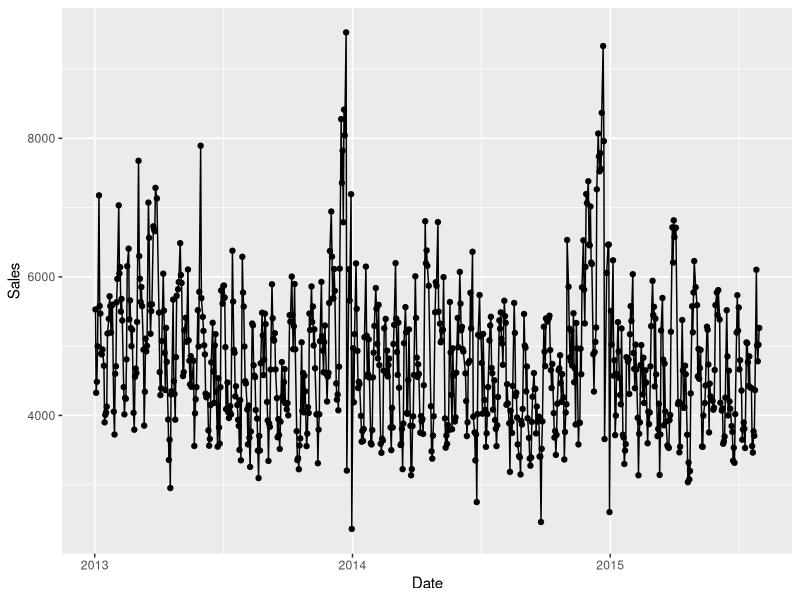
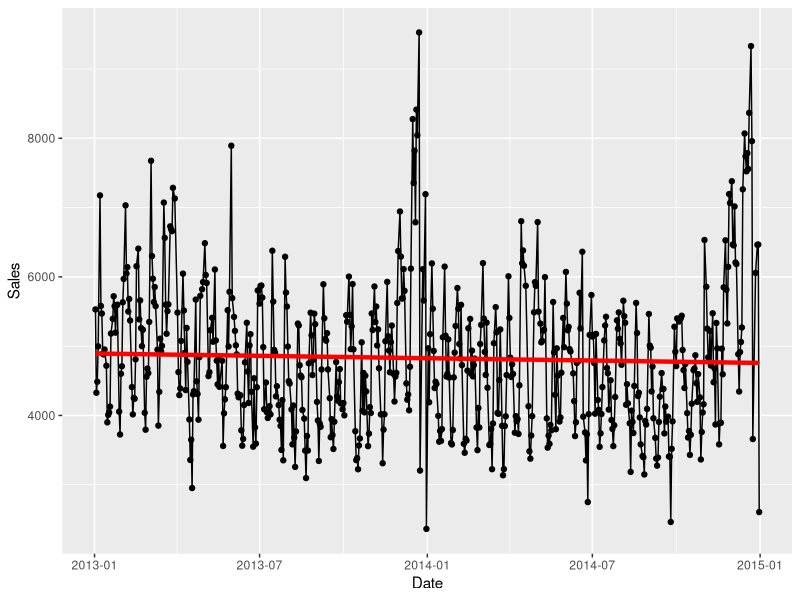
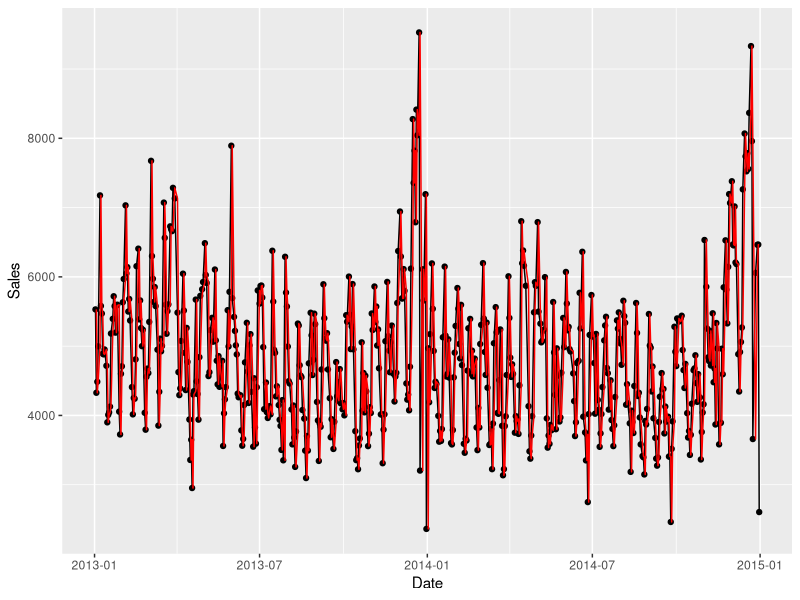
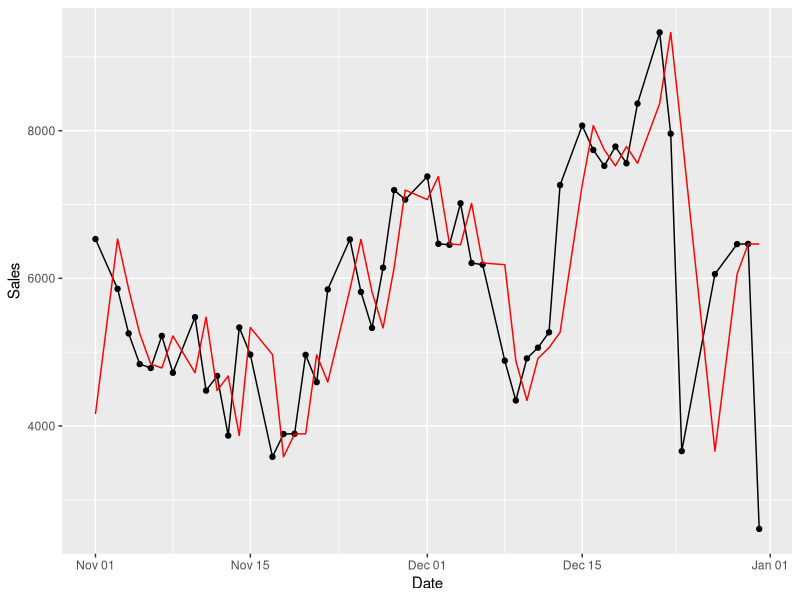
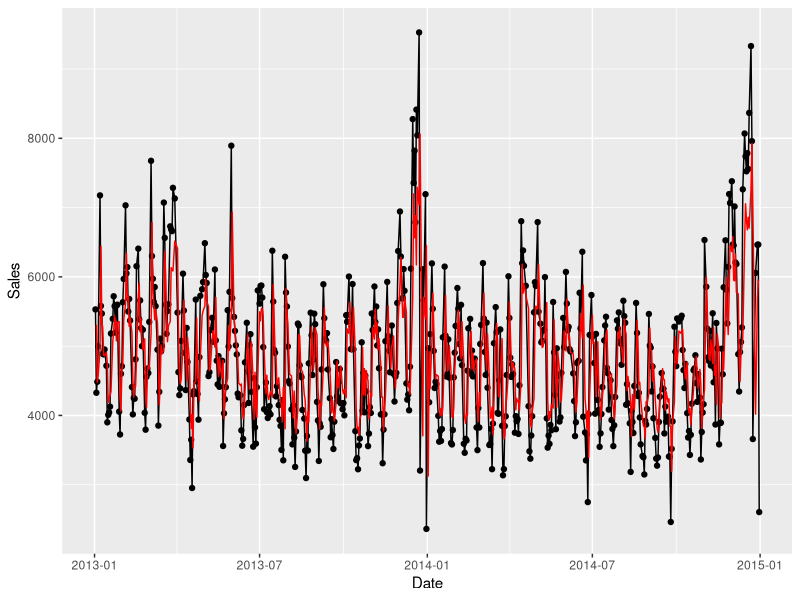
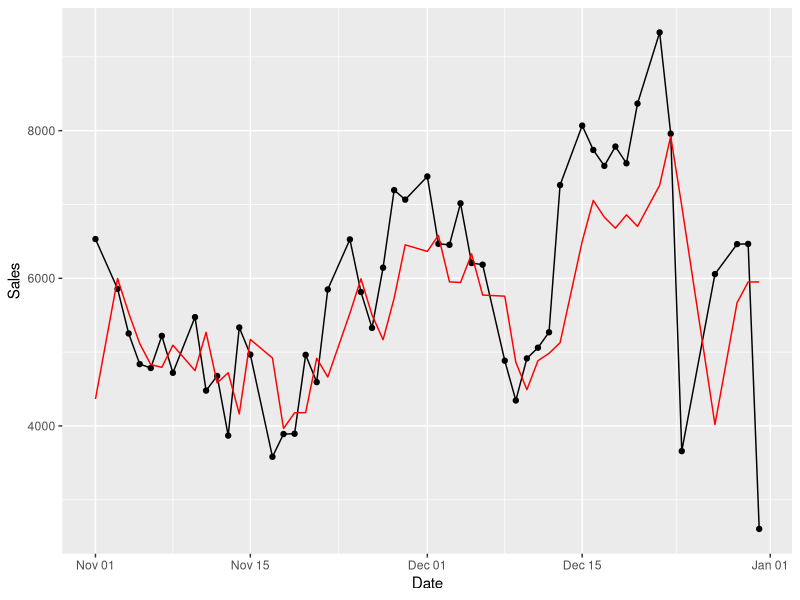
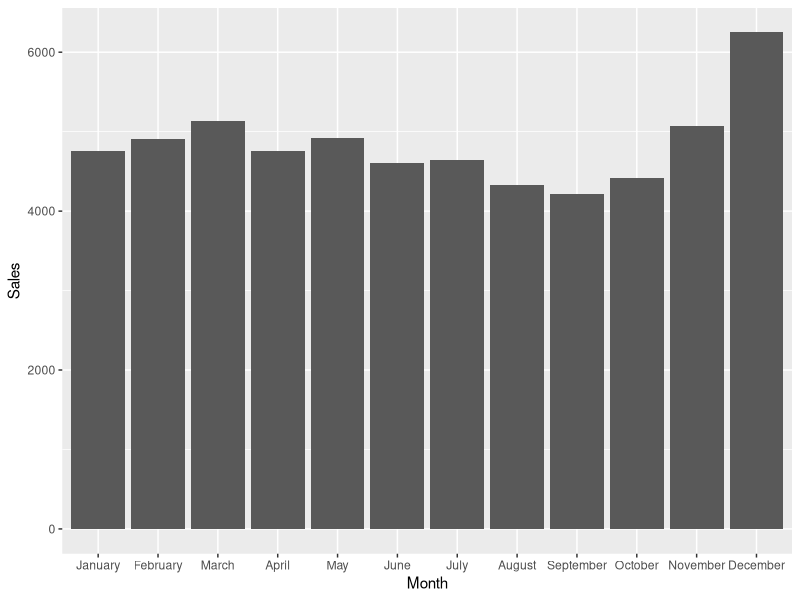
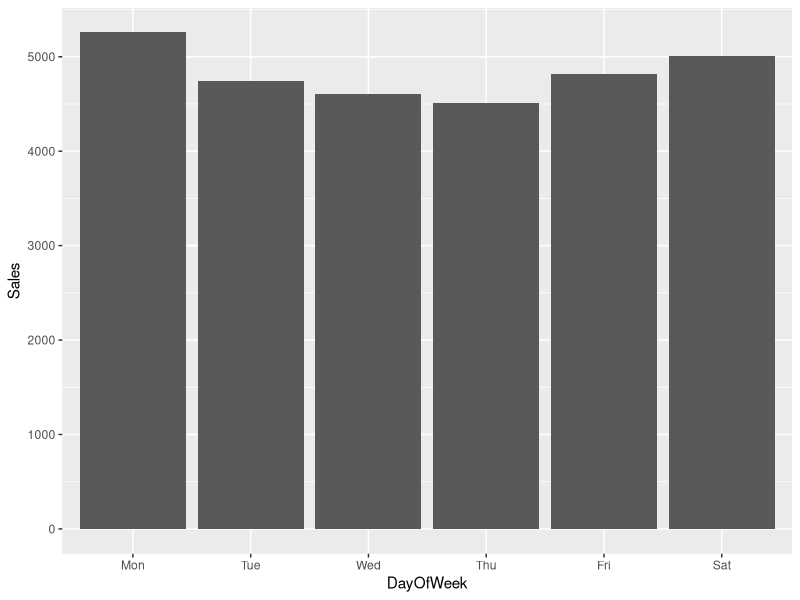

Write the R code that produced these figures, in order.
library(dplyr)
library(ggplot2)
library(lubridate)

# Out of sample R^2
OSR2 <- function(predictions, train, test) {
  SSE <- sum((test - predictions)^2)
  SST <- sum((test - mean(train))^2)
  r2 <- 1 - SSE/SST
  return(r2)
}

# R^2 with a particular baseline
BaselineR2 <- function(predictions, truth, baseline) {
  SSE <- sum((truth - predictions)^2)
  SST <- sum((truth - baseline)^2)
  r2 <- 1 - SSE/SST
  return(r2)
}

# Load data and check it out
sales <- read.csv("sales.csv")
str(sales)

# Convert date to a better format using lubridate package This allows us to
# conveniently extract info from each date For more info, read R4DS (R for Data
# Science) book 
# ymd() tells R that the date is currently in "year-month-day" format
# and we add a new variable to the data frame
sales <- sales %>% mutate(Date = ymd(Date))
str(sales)

# for example now we can just call year() function to get the year associated
# with each date
table(year(sales$Date))

# Use 2015 as testing data
salesTrain <- sales %>% filter(year(Date) < 2015)
salesTest <- sales %>% filter(year(Date) == 2015)

# Plot initial data -- ggplot knows how to plot dates!
ggplot(sales, aes(x=Date, y=Sales)) +
  geom_line() +
  geom_point()

# Linear trend model training data -- Make a new column for the time period
# number (1, 2, ...). The dplyr syntax is a little tricky here -- n() is the
# number of rows in salesTrain, and seq_len(n()) returns the vector 1, 2, ...,
# n(). The end result is that we added a new variable called TimePeriod that
# takes values 1, 2, ..., n().
salesTrainLM <- salesTrain %>% mutate(TimePeriod = seq_len(n()))
# sales$Date - sales$Date[1]
# difftime(sales$Date, sales$Date[1],units="days") 
head(salesTrainLM)

# Build and plot linear trend model
modLM <- lm(Sales~TimePeriod, data=salesTrainLM)
summary(modLM)
# In the second geom_line statement, we are passing a new y variable containing the
# predictions. This results in an additional line with the original x (Date)
# being plotted against the new y (predictions).
ggplot(salesTrainLM, aes(x=Date, y=Sales)) +
  geom_line() +
  geom_point() +
  geom_line(aes(y=predict(modLM)), col="red", lwd=1.5)



###### Random Walk model training data -- create a variable SalesYesterday
# that contains the sales yesterday. This new variable will start with
# NA (a missing value), because we don't have the data for the day before
# the first observation. After that we include all the Sales data except
# for the very last observation, which we can obtain with head(Sales, -1) --
# here "-1" means "all but the last 1 observation".
salesTrainRW <- salesTrain %>% mutate(SalesYesterday = c(NA, head(Sales, -1)))
head(salesTrainRW)

# Plot with an additional red line for our predictions as before
ggplot(salesTrainRW, aes(x=Date, y=Sales)) +
  geom_line() +
  geom_point() +
  geom_line(aes(y=SalesYesterday), col="red")
# What's the warning message about? 

# Zoom in to the last 50 observations by using tail
ggplot(tail(salesTrainRW, 50), aes(x=Date, y=Sales)) +
  geom_line() +
  geom_point() +
  geom_line(aes(y=SalesYesterday), col="red")

# Proportion of points for which difference is more than 1000 sales units.
table(abs(salesTrainRW$Sales-salesTrainRW$SalesYesterday) >= 1000)

# Compute training set R^2
# Note that we need to remove the first observation since there is no
# prediction. This is achieved using tail(.., -1) which says to take all but
# the first observation.
# Why do we need BaselineR2 this function here? the baseline model is? our prediction model is?
BaselineR2(tail(salesTrainRW$SalesYesterday, -1), 
           tail(salesTrainRW$Sales, -1),
           mean(salesTrainRW$Sales))


###### AR model

# We need to add sales yesterday and sales two days ago for the two term AR model
# head(.., -2) says take all but the last two 
salesTrainAR <- salesTrain %>%
  mutate(SalesYesterday=c(NA, head(Sales, -1))) %>%
  mutate(SalesTwoDaysAgo = c(NA, NA, head(Sales, -2)))
head(salesTrainAR)

# Do the regression with one lag term, and compute the number of days
# in the training set where our error is 1000 or greater.
mod2a <- lm(Sales~SalesYesterday, data=salesTrainAR)
summary(mod2a)
# Note the message "(1 observation deleted due to missingness)" in the
# regression output. This is because one of our observations in the training
# set (the first one) is missing the SalesYesterday value. Linear regression
# throws away observations that are missing any of the independent
# variables, while CART and Random Forest handle missing data much more
# gracefully.
table(abs(salesTrainAR$Sales-predict(mod2a, newdata=salesTrainAR)) >= 1000)

# Make the plot
ggplot(salesTrainAR, aes(x=Date, y=Sales)) +
  geom_line() +
  geom_point() +
  geom_line(aes(y=predict(mod2a, newdata=salesTrainAR)), col="red")

# Zoom in
ggplot(tail(salesTrainAR, 50), aes(x=Date, y=Sales)) +
  geom_line() +
  geom_point() +
  geom_line(aes(y=tail(predict(mod2a, newdata=salesTrainAR), 50)), col="red")

# 2-term autoregressive model -- all we do differently is add the
# SalesTwoDaysAgo variable to our linear regression model.
mod2b <- lm(Sales~SalesYesterday+SalesTwoDaysAgo, data=salesTrainAR)
summary(mod2b)
# No significant improvement -- better to keep the simpler AR1 model

### Seasonality -- need to add variables for Month and DayOfWeek. This can easily
# be done with lubridate.
salesTrainLast <- salesTrainAR %>% 
  mutate(Month = factor(month(Date, label = TRUE, abbr = FALSE), ordered = FALSE)) %>%
  mutate(DayOfWeek = factor(wday(Date, label = TRUE), ordered = FALSE))
head(salesTrainLast)
str(salesTrainLast)

# Look at mean sales by month with a barplot, which we can get with
# geom_bar(stat="identity")
salesTrainLast %>%
  group_by(Month) %>%
  summarize(Sales=mean(Sales)) %>%
  ggplot(aes(x=Month, y=Sales)) + geom_bar(stat="identity")

# Look at mean sales by day of the week with a barplot.
salesTrainLast %>%
  group_by(DayOfWeek) %>%
  summarize(Sales=mean(Sales)) %>%
  ggplot(aes(x=DayOfWeek, y=Sales)) + geom_bar(stat="identity")

# Add DayOfWeek and Month to the auto-regressive model trained using
# the SalesYesterday variable.
mod2a.season1 <- lm(Sales~SalesYesterday+DayOfWeek+Month, data=salesTrainLast)
summary(mod2a.season1)

# Create separate variable for December, since this is the only month
# that seems significantly different from January.
salesTrainLast <- salesTrainLast %>%
  mutate(MonthDecember = ifelse(Month == "December", 1, 0))
mod2a.season <- lm(Sales~SalesYesterday+DayOfWeek+MonthDecember, data=salesTrainLast)
summary(mod2a.season)

# Add Promo and SchoolHoliday as well.
mod2a.fulla <- lm(Sales~SalesYesterday+DayOfWeek+MonthDecember+Promo+SchoolHoliday, data=salesTrainLast)
summary(mod2a.fulla)

# Remove SchoolHoliday.
mod2a.full <- lm(Sales~SalesYesterday+DayOfWeek+MonthDecember+Promo, data=salesTrainLast)
summary(mod2a.full)

# Final Model Fit:
ggplot(salesTrainLast, aes(x=Date, y=Sales)) +
  geom_line() +
  geom_point() +
  geom_line(aes(y=predict(mod2a.full, newdata=salesTrainLast)), col="red")

# Zoom in
ggplot(tail(salesTrainLast, 50), aes(x=Date, y=Sales)) +
  geom_line() +
  geom_point() +
  geom_line(aes(y=tail(predict(mod2a.full, newdata=salesTrainLast), 50)), col="red")


### Let's try basic Random Forests (no CV)
library(randomForest)
set.seed(349)

# Plug in all of the variables that we've created
mod.rf <- randomForest(Sales ~ SalesYesterday + SalesTwoDaysAgo + Month + DayOfWeek + Promo + SchoolHoliday, data = tail(salesTrainLast, -2))

ggplot(salesTrainLast, aes(x=Date, y=Sales)) +
  geom_line() +
  geom_point() +
  geom_line(aes(y=predict(mod.rf, newdata=salesTrainLast)), col="green")

# Zoom in
ggplot(tail(salesTrainLast, 50), aes(x=Date, y=Sales)) +
  geom_line() +
  geom_point() +
  geom_line(aes(y=tail(predict(mod.rf, newdata=salesTrainLast), 50)), col="green")


# Both on the same plot:
ggplot(salesTrainLast, aes(x=Date, y=Sales)) +
  geom_line() +
  geom_point() +
  geom_line(aes(y=predict(mod2a.full, newdata=salesTrainLast)), col="red") +
  geom_line(aes(y=predict(mod.rf, newdata=salesTrainLast)), col="green")

# Zoom in
ggplot(tail(salesTrainLast, 50), aes(x=Date, y=Sales)) +
  geom_line() +
  geom_point() +
  geom_line(aes(y=tail(predict(mod2a.full, newdata=salesTrainLast), 50)), col="red") +
  geom_line(aes(y=tail(predict(mod.rf, newdata=salesTrainLast), 50)), col="green")


# Create the test set with the extra columns. Note that we could have
# avoided the duplication of effort in building salesTrainLast and
# salesFinalTest by first adding all our variables to "sales" (our original
# data frame) and then splitting it.
salesFinalTest <- sales %>%
  mutate(SalesYesterday=c(NA, head(Sales, -1))) %>%
  mutate(SalesTwoDaysAgo = c(NA, NA, head(Sales, -2))) %>%
  mutate(Month = factor(month(Date, label = TRUE, abbr = FALSE), ordered = FALSE)) %>%
  mutate(DayOfWeek = factor(wday(Date, label = TRUE), ordered = FALSE)) %>%
  mutate(MonthDecember=ifelse(Month == "December", 1, 0)) %>%
  filter(year(Date) == 2015)

# Test set prediction and OSR^2
# Test-set prediction
pred.test <- predict(mod2a.full, newdata = salesFinalTest)
OSR2(pred.test, salesTrainLast$Sales, salesFinalTest$Sales)

pred.test.rf <- predict(mod.rf, newdata = salesFinalTest)
OSR2(pred.test.rf, salesTrainLast$Sales, salesFinalTest$Sales)

# Test set plots
ggplot(salesFinalTest, aes(x=Date, y=Sales)) +
  geom_line() +
  geom_point() +
  geom_line(aes(y=pred.test), col="red")

ggplot(salesFinalTest, aes(x=Date, y=Sales)) +
  geom_line() +
  geom_point() +
  geom_line(aes(y=pred.test), col="red") +
  geom_line(aes(y=pred.test.rf), col="green")

